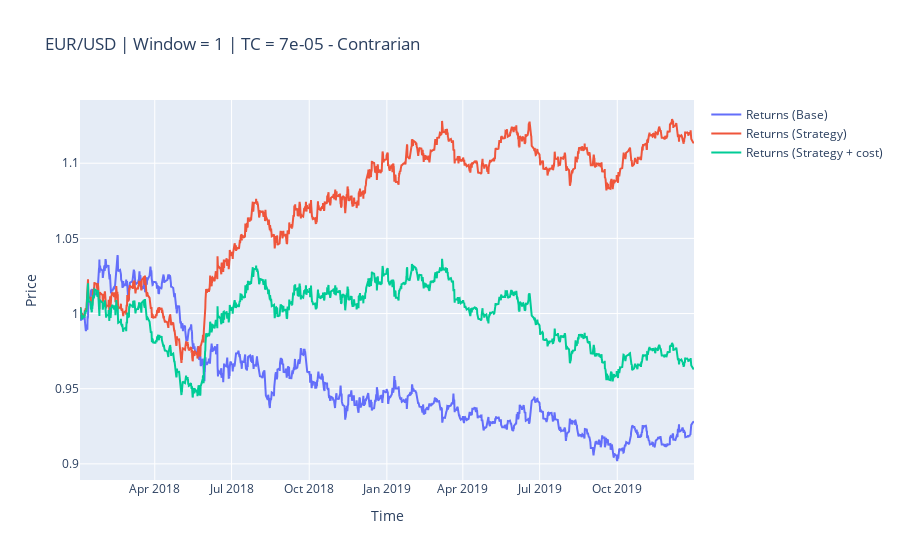

Here is the notebook cell this chart was saved with:
### Code cell
testMCB.plot_results()

### Figure 1 — Plotly figure (JSON) as saved in the notebook; plotly's stock layout.template omitted (floating-point values rounded to 4 significant figures; data arrays with more than 128 entries replaced by an {"elided": "..."} marker saying what was removed)
{"data": [{"name": "Returns (Base)", "type": "scatter", "x": {"elided": "2068 str values"}, "y": {"elided": "2068 float values"}}, {"name": "Returns (Strategy)", "type": "scatter", "x": {"elided": "2068 str values"}, "y": {"elided": "2068 float values"}}, {"name": "Returns (Strategy + cost)", "type": "scatter", "x": {"elided": "2068 str values"}, "y": {"elided": "2068 float values"}}], "layout": {"title": {"text": "EUR/USD | Window = 1 | TC = 7e-05 - Contrarian"}, "xaxis": {"title": {"text": "Time"}}, "yaxis": {"title": {"text": "Price"}}}}
